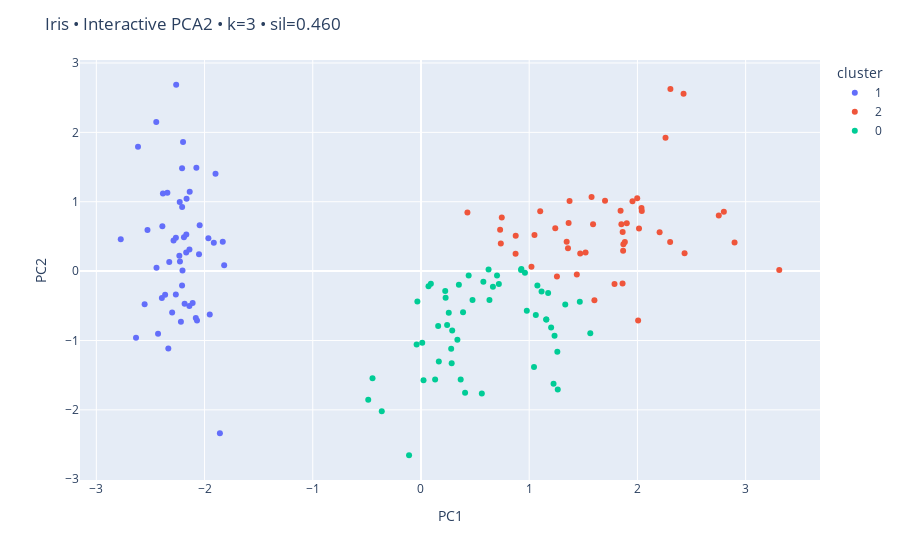

The notebook cell this image was saved under:
### Code cell
sil = silhouette_score(X_scaled, labels)
ari = adjusted_rand_score(y, labels)
print({"k":k_best, "silhouette":round(sil,3), "ARI_vs_true":round(ari,3)})
try:
    import plotly.express as px
    df_plot = pd.DataFrame({
        "PC1": Xp[:,0],
        "PC2": Xp[:,1],
        "cluster": labels.astype(str),  # ← categorical
        "species": y.map(dict(enumerate(iris.target_names)))
    })
    fig = px.scatter(df_plot, x="PC1", y="PC2", color="cluster", hover_data=["species"])
    fig.update_layout(title=f"Iris • Interactive PCA2 • k={k_best} • sil={sil:.3f}")
    fig.show()
except Exception as e:
    print("Plotly not available — skipped interactive chart.")

### Figure 1 — Plotly figure (JSON) as saved in the notebook; plotly's stock layout.template omitted (floating-point values rounded to 4 significant figures)
{"data": [{"customdata": [["setosa"], ["setosa"], ["setosa"], ["setosa"], ["setosa"], ["setosa"], ["setosa"], ["setosa"], ["setosa"], ["setosa"], ["setosa"], ["setosa"], ["setosa"], ["setosa"], ["setosa"], ["setosa"], ["setosa"], ["setosa"], ["setosa"], ["setosa"], ["setosa"], ["setosa"], ["setosa"], ["setosa"], ["setosa"], ["setosa"], ["setosa"], ["setosa"], ["setosa"], ["setosa"], ["setosa"], ["setosa"], ["setosa"], ["setosa"], ["setosa"], ["setosa"], ["setosa"], ["setosa"], ["setosa"], ["setosa"], ["setosa"], ["setosa"], ["setosa"], ["setosa"], ["setosa"], ["setosa"], ["setosa"], ["setosa"], ["setosa"], ["setosa"]], "hovertemplate": "cluster=1<br>PC1=%{x}<br>PC2=%{y}<br>species=%{customdata[0]}<extra></extra>", "legendgroup": "1", "marker": {"color": "#636efa", "symbol": "circle"}, "mode": "markers", "name": "1", "orientation": "v", "showlegend": true, "type": "scatter", "x": [-2.265, -2.081, -2.364, -2.299, -2.39, -2.076, -2.444, -2.233, -2.335, -2.184, -2.166, -2.326, -2.218, -2.633, -2.199, -2.262, -2.208, -2.19, -1.899, -2.343, -1.914, -2.207, -2.774, -1.819, -2.227, -1.952, -2.051, -2.169, -2.14, -2.265, -2.14, -1.832, -2.615, -2.446, -2.11, -2.208, -2.045, -2.527, -2.43, -2.17, -2.286, -1.858, -2.554, -1.964, -2.137, -2.07, -2.385, -2.394, -2.229, -2.204], "xaxis": "x", "y": [0.48, -0.6741, -0.3419, -0.5974, 0.6468, 1.489, 0.04764, 0.2231, -1.115, -0.469, 1.044, 0.1331, -0.7287, -0.9615, 1.86, 2.686, 1.484, 0.4888, 1.405, 1.128, 0.4089, 0.9241, 0.4583, 0.08556, 0.1373, -0.6256, 0.2422, 0.5271, 0.3132, -0.3377, -0.5045, 0.4237, 1.794, 2.151, -0.4602, -0.2061, 0.6616, 0.5923, -0.9042, 0.2689, 0.4417, -2.337, -0.4791, 0.4723, 1.142, -0.7111, 1.12, -0.3862, 0.998, 0.009216], "yaxis": "y"}, {"customdata": [["versicolor"], ["versicolor"], ["versicolor"], ["versicolor"], ["versicolor"], ["versicolor"], ["versicolor"], ["versicolor"], ["versicolor"], ["versicolor"], ["versicolor"], ["virginica"], ["virginica"], ["virginica"], ["virginica"], ["virginica"], ["virginica"], ["virginica"], ["virginica"], ["virginica"], ["virginica"], ["virginica"], ["virginica"], ["virginica"], ["virginica"], ["virginica"], ["virginica"], ["virginica"], ["virginica"], ["virginica"], ["virginica"], ["virginica"], ["virginica"], ["virginica"], ["virginica"], ["virginica"], ["virginica"], ["virginica"], ["virginica"], ["virginica"], ["virginica"], ["virginica"], ["virginica"], ["virginica"], ["virginica"], ["virginica"], ["virginica"]], "hovertemplate": "cluster=2<br>PC1=%{x}<br>PC2=%{y}<br>species=%{customdata[0]}<extra></extra>", "legendgroup": "2", "marker": {"color": "#EF553B", "symbol": "circle"}, "mode": "markers", "name": "2", "orientation": "v", "showlegend": true, "type": "scatter", "x": [1.102, 0.7313, 1.241, 0.7465, 0.8754, 0.7377, 0.8743, 1.257, 1.358, 0.4291, 1.049, 1.845, 2.205, 1.44, 1.868, 2.752, 2.302, 2.007, 2.26, 1.364, 1.603, 1.884, 1.59, 1.471, 2.426, 3.311, 2.038, 2.898, 1.701, 1.954, 1.021, 1.788, 1.864, 2.436, 2.305, 1.863, 2.799, 1.576, 1.346, 1.852, 2.015, 1.902, 2.041, 1.998, 1.871, 1.521, 1.373], "xaxis": "x", "y": [0.863, 0.5946, 0.6163, 0.773, 0.5091, 0.3966, 0.2508, -0.07726, 0.3313, 0.8456, 0.5221, 0.8704, 0.562, -0.04699, 0.295, 0.8004, 0.4201, -0.7114, 1.921, 0.6928, -0.4217, 0.4192, 0.6762, 0.2556, 2.557, 0.01778, 0.9105, 0.4136, 1.014, 1.008, 0.06435, -0.1874, 0.5623, 0.2593, 2.626, -0.1785, 0.8568, 1.069, 0.4224, 0.6761, 0.6139, 0.6896, 0.8675, 1.049, 0.387, 0.2691, 1.011], "yaxis": "y"}, {"customdata": [["versicolor"], ["versicolor"], ["versicolor"], ["versicolor"], ["versicolor"], ["versicolor"], ["versicolor"], ["versicolor"], ["versicolor"], ["versicolor"], ["versicolor"], ["versicolor"], ["versicolor"], ["versicolor"], ["versicolor"], ["versicolor"], ["versicolor"], ["versicolor"], ["versicolor"], ["versicolor"], ["versicolor"], ["versicolor"], ["versicolor"], ["versicolor"], ["versicolor"], ["versicolor"], ["versicolor"], ["versicolor"], ["versicolor"], ["versicolor"], ["versicolor"], ["versicolor"], ["versicolor"], ["versicolor"], ["versicolor"], ["versicolor"], ["versicolor"], ["versicolor"], ["versicolor"], ["virginica"], ["virginica"], ["virginica"], ["virginica"], ["virginica"], ["virginica"], ["virginica"], ["virginica"], ["virginica"], ["virginica"], ["virginica"], ["virginica"], ["virginica"], ["virginica"]], "hovertemplate": "cluster=0<br>PC1=%{x}<br>PC2=%{y}<br>species=%{customdata[0]}<extra></extra>", "legendgroup": "0", "marker": {"color": "#00cc96", "symbol": "circle"}, "mode": "markers", "name": "0", "orientation": "v", "showlegend": true, "type": "scatter", "x": [0.4075, 1.075, 0.3887, -0.4873, 0.9279, 0.01143, -0.1102, 0.4407, 0.5621, 0.7196, -0.03335, 0.3503, 0.1588, 1.225, 0.1649, 0.4763, 1.234, 0.6329, 0.7027, 0.6648, -0.04026, 0.1308, 0.02345, 0.2415, 1.061, 0.224, 1.045, 0.06959, 0.2835, 0.2791, 0.6246, 0.3365, -0.3622, 0.2886, 0.09136, 0.2277, 0.5764, -0.4477, 0.2567, 1.158, 0.367, 1.26, 1.468, 1.264, 0.978, 1.333, 1.175, 1.114, 1.202, 0.9248, 1.158, 1.565, 0.9607], "xaxis": "x", "y": [-1.754, -0.2084, -0.5933, -1.852, 0.03223, -1.034, -2.654, -0.0633, -1.765, -0.1862, -0.439, -0.1963, -0.7921, -1.622, -1.303, -0.4173, -0.9333, -0.4164, -0.06341, -0.2259, -1.059, -1.562, -1.572, -0.7773, -0.6338, -0.2878, -1.383, -0.2195, -1.329, -1.12, 0.02492, -0.9884, -2.019, -0.8557, -0.1812, -0.3849, -0.1549, -1.544, -0.5989, -0.6989, -1.562, -1.162, -0.4423, -1.707, -0.5718, -0.4818, -0.3164, -0.2929, -0.8113, 0.01722, -0.6989, -0.8967, -0.02433], "yaxis": "y"}], "layout": {"autosize": true, "legend": {"title": {"text": "cluster"}, "tracegroupgap": 0}, "margin": {"t": 60}, "title": {"text": "Iris • Interactive PCA2 • k=3 • sil=0.460"}, "xaxis": {"anchor": "y", "autorange": true, "domain": [0, 1], "range": [-3.142, 3.679], "title": {"text": "PC1"}, "type": "linear"}, "yaxis": {"anchor": "x", "autorange": true, "domain": [0, 1], "range": [-3.068, 3.1], "title": {"text": "PC2"}, "type": "linear"}}}
